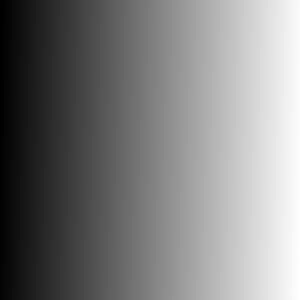
#> input picture data/gradient.png, 300 x 300 px, found by its file name
$ python 11--Threashld.py
#> lines starting #> are read from the running program, lines starting #| are printed output that depends on the picture; after the words box and inside, x2 and y2 are one past the last pixel; in counts of white or black regions, pixels touching at a corner belong together
# Threashold used from seprating object from back ground
import cv2 as cv
import numpy as np
import matplotlib.pyplot as plt

img = cv.imread('gradient.png',0)
#> img: shape (300, 300); min 0, max 255, mean 126.3
_ , th1 = cv.threshold(img,127,255,cv.THRESH_BINARY)
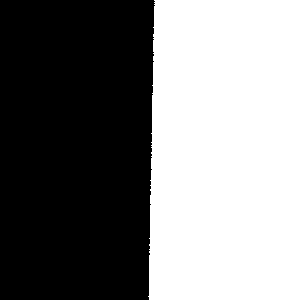
#> th1: shape (300, 300); 49.5% white; 1 white region, box (x1, y1, x2, y2) and area: (148, 0, 300, 300) 44573
_ , th2 = cv.threshold(img,127,255,cv.THRESH_BINARY_INV)
_ , th3 = cv.threshold(img,127,255,cv.THRESH_TRUNC)
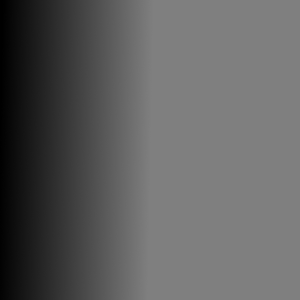
#> th3: shape (300, 300); min 0, max 127, mean 95.1
_ , th4 = cv.threshold(img,127,255,cv.THRESH_TOZERO)
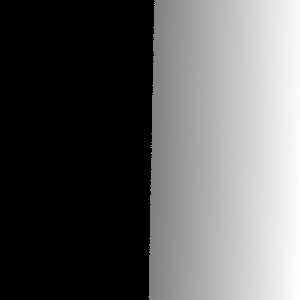
#> th4: shape (300, 300); min 0, max 255, mean 94.1


# [5 lines of commented-out code are left out]

title = ['OR','BR','BR_INV','TRUNC','TOZERO']
images = [img,th1,th2,th3,th4]
for i in range(5):
	plt.subplot(2,3,i+1)
	plt.imshow(images[i],'gray')
	plt.title(title[i])


plt.show()
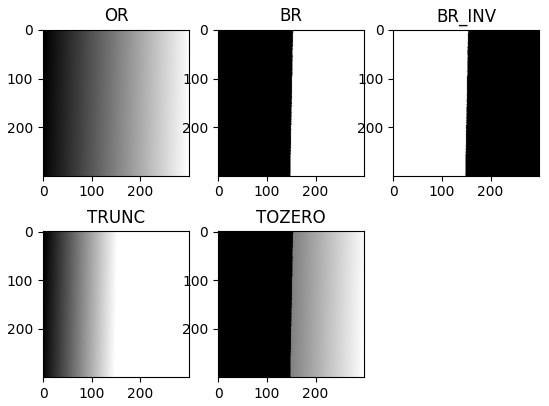
#> figure drawn by matplotlib, 5 panels


cv.waitKey(0)
cv.destroyAllWindows()

$ run again, with data/pic5.png copied over data/gradient.png
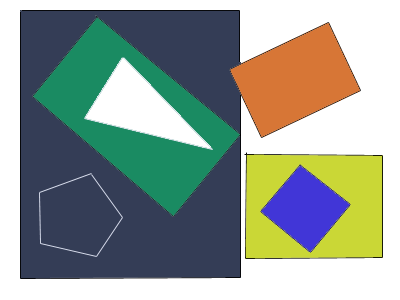
#> input picture data/pic5.png, 400 x 300 px, found by its file name
#> `_ , th1 = cv.threshold(img,127,255,cv.THRESH_BINARY)`:
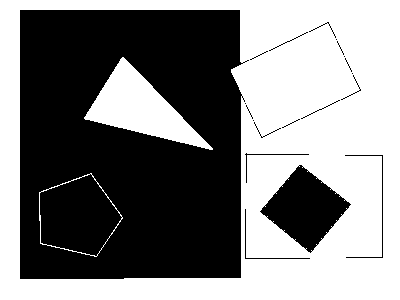
#> th1: shape (300, 400); 51% white; 20 black regions (10 under 20 px), largest, box (x1, y1, x2, y2) and area: (20, 10, 249, 279) 54074, (260, 165, 351, 253) 4071, (345, 155, 383, 258) 176
#> `_ , th4 = cv.threshold(img,127,255,cv.THRESH_TOZERO)`:
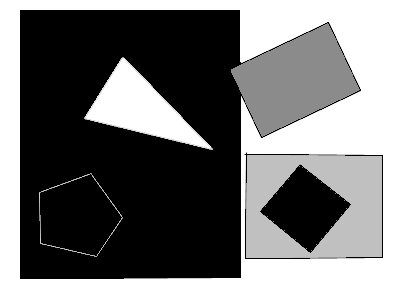
#> th4: shape (300, 400); min 0, max 255, mean 116.4
